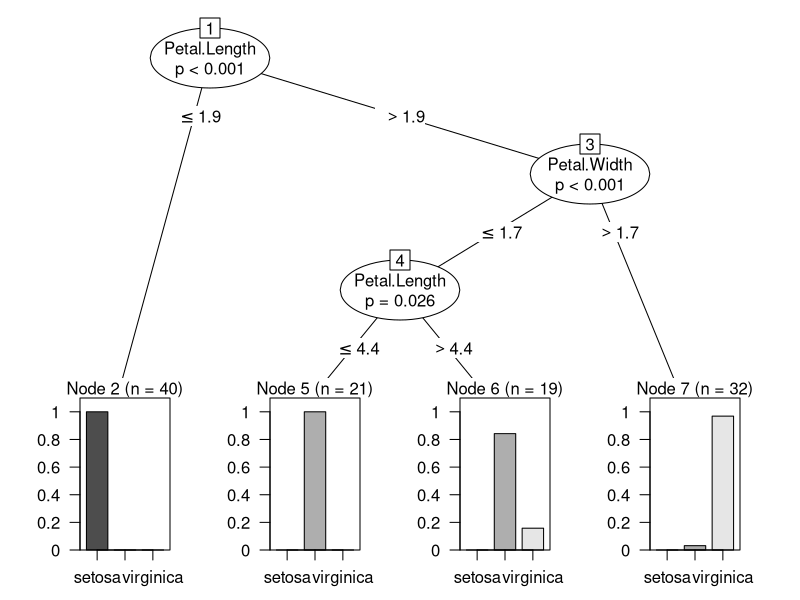
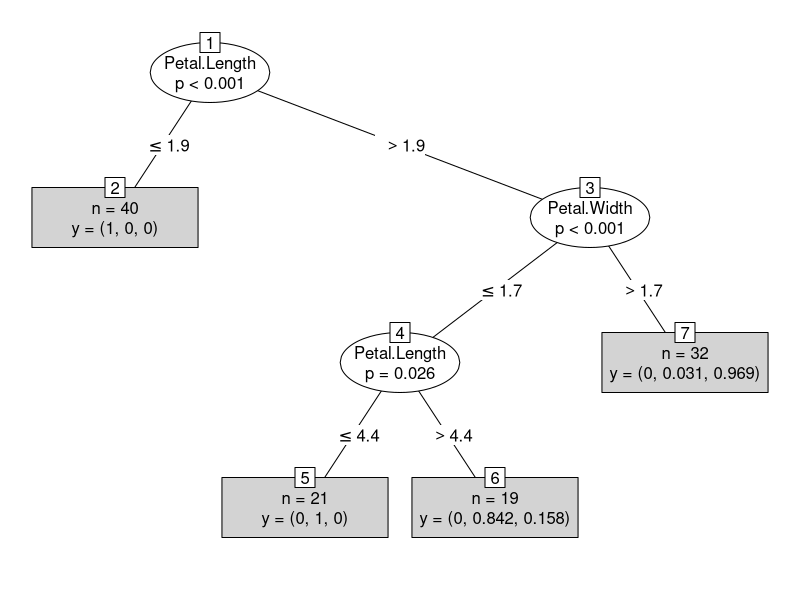
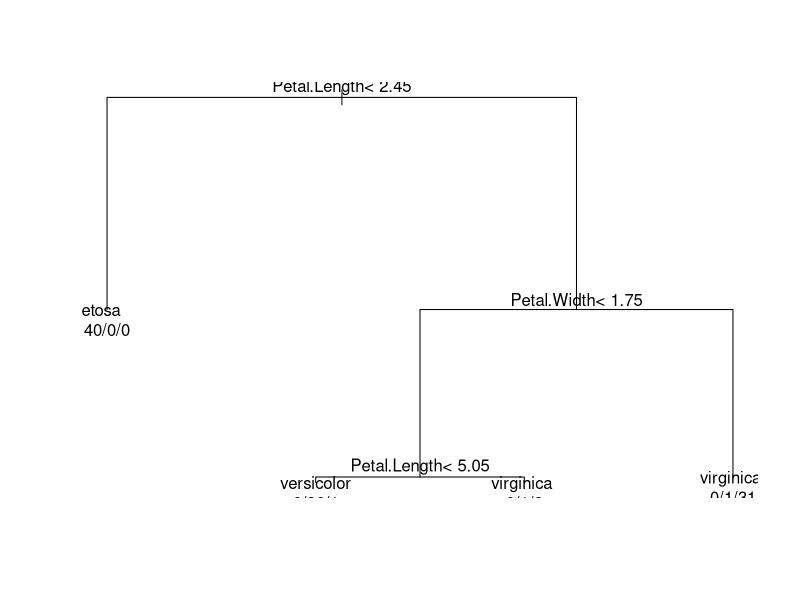
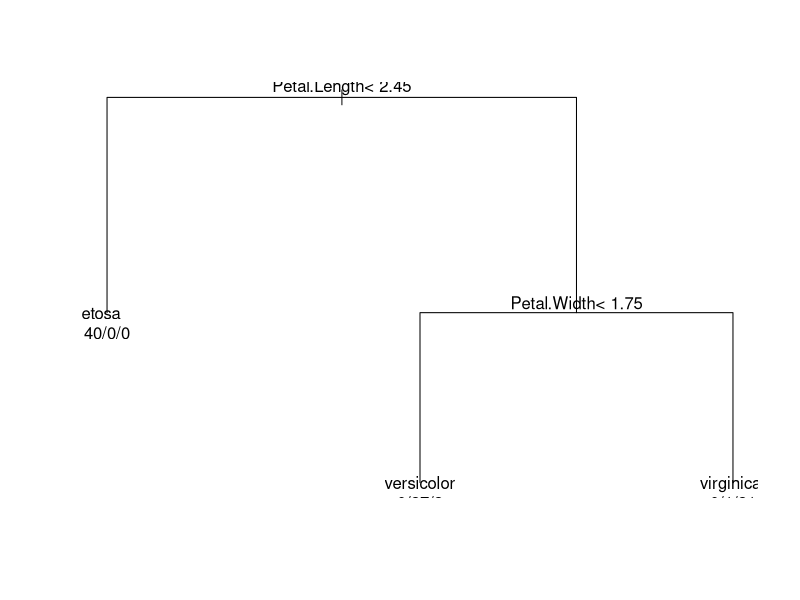
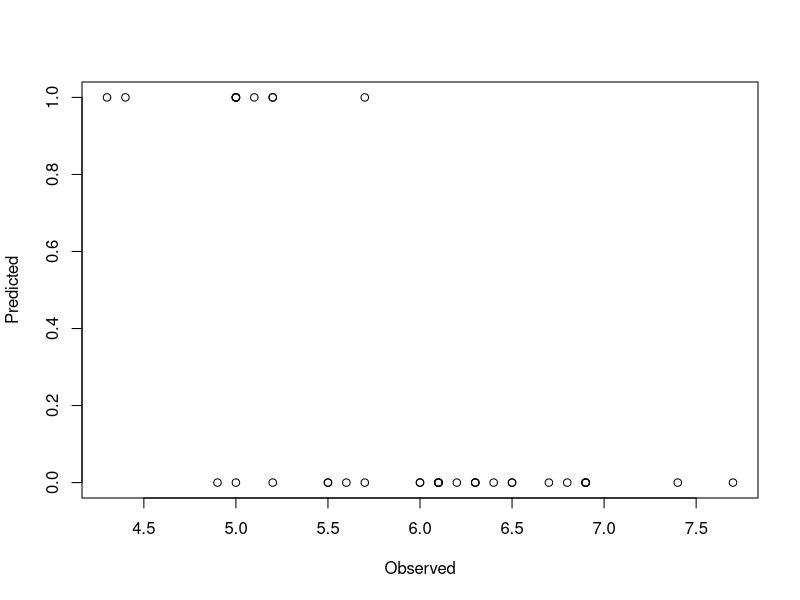
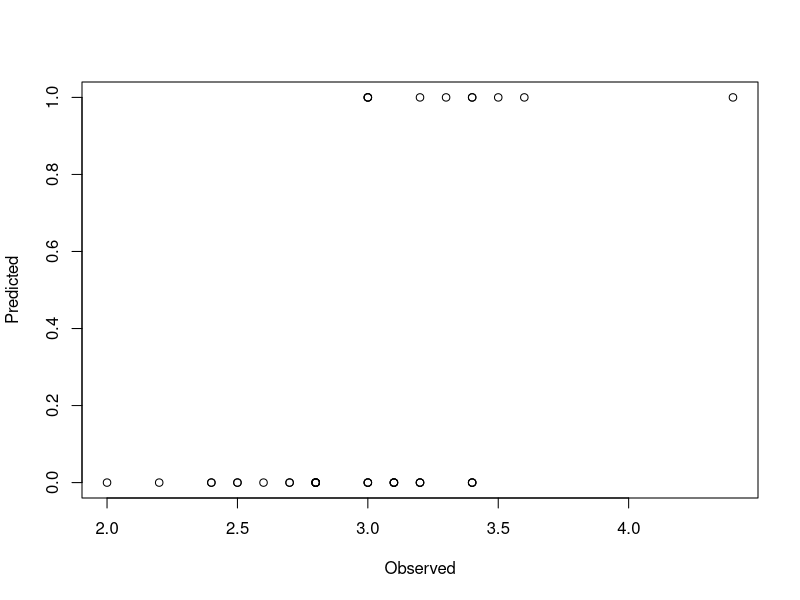
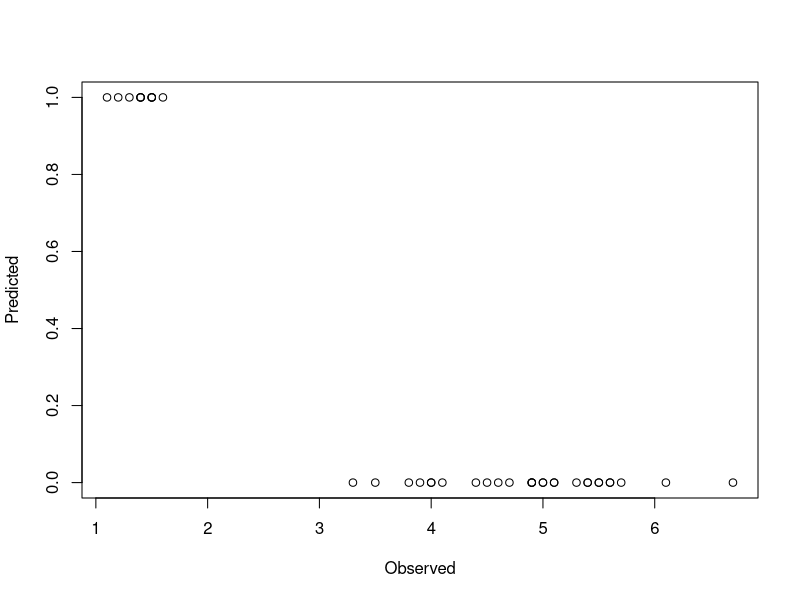
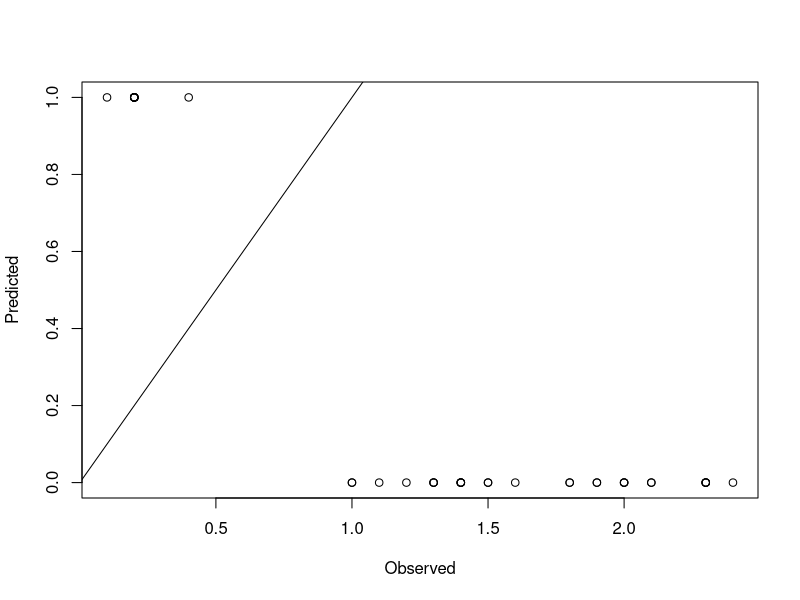

R code for these plots, in order:
setwd('C:\\Users\\Ivan.Liuyanfeng\\Desktop\\ata_Mining_Work_Space\\rdatamining')

# by party
library(party)
str(iris)

set.seed(1234)
ind <- sample(2, nrow(iris), replace=TRUE, prob=c(0.7, 0.3))
trainData <- iris[ind==1,]
testData <- iris[ind==2,]

myFormula <- Species ~ Sepal.Length + Sepal.Width + Petal.Length + Petal.Width
iris_ctree <- ctree(myFormula, data=trainData)
    # check the prediction
table(predict(iris_ctree), trainData$Species)
print(iris_ctree)
plot(iris_ctree)
plot(iris_ctree, type="simple")
    # predict on test data
testPred <- predict(iris_ctree, newdata = testData)
table(testPred, testData$Species)

# by rpart
    # train a decision tree
library(rpart)
iris_rpart <- rpart(myFormula, data = trainData,control = rpart.control(minsplit = 10))
attributes(iris_rpart)
print(iris_rpart$cptable)
print(iris_rpart)
plot(iris_rpart)
text(iris_rpart, use.n=T)

opt <- which.min(iris_rpart$cptable[,"xerror"])
cp <- iris_rpart$cptable[opt, "CP"]
iris_prune <- prune(iris_rpart, cp = cp)
print(iris_prune)
plot(iris_prune)
text(iris_prune, use.n=T)
    # make prediction
iris_pred <- predict(iris_prune, newdata=testData)
plot(iris_pred[,1] ~ Sepal.Length+Sepal.Width+Petal.Length+Petal.Width, data=testData, xlab="Observed",ylab="Predicted")
abline(a=0, b=1)
